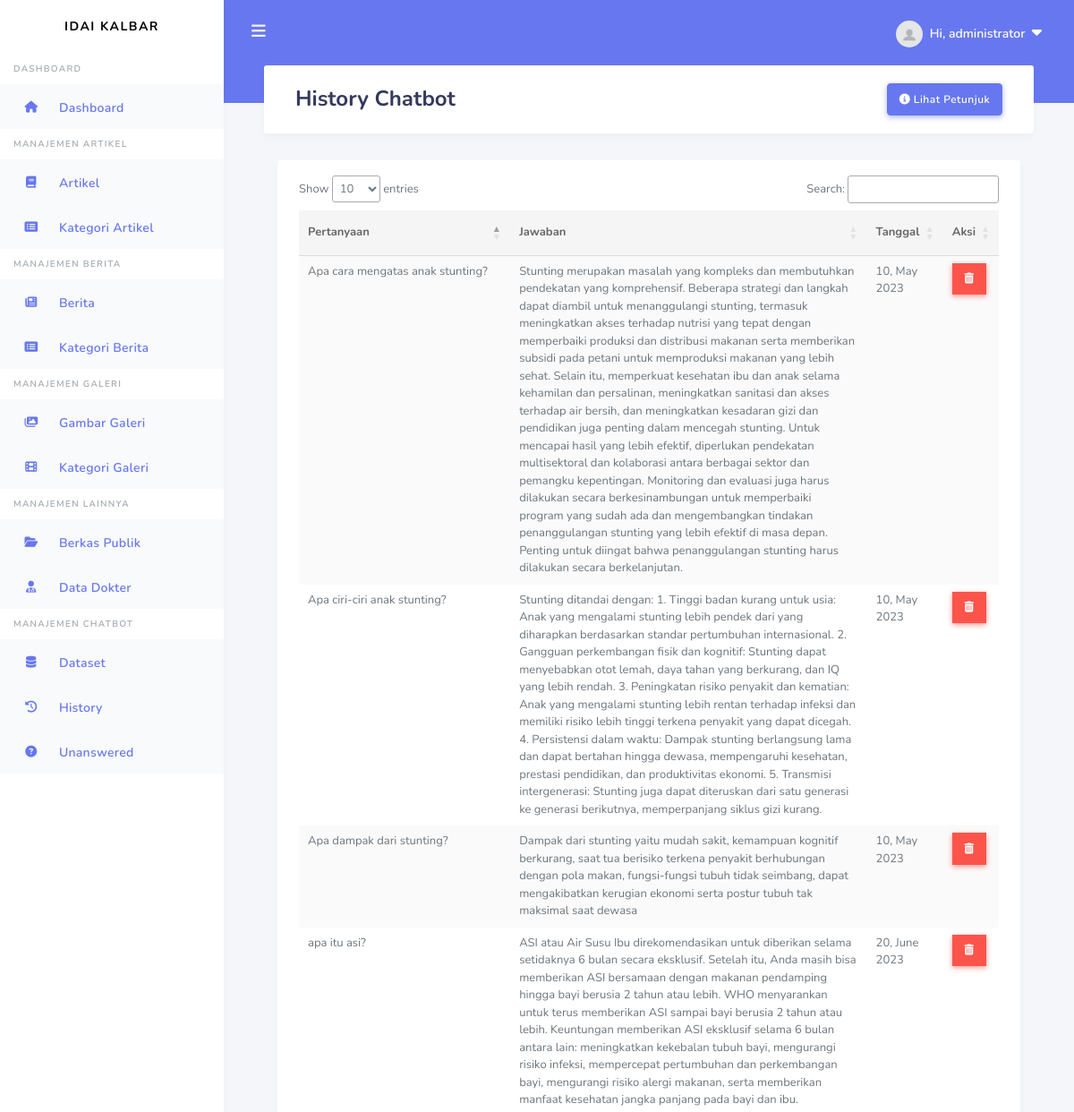
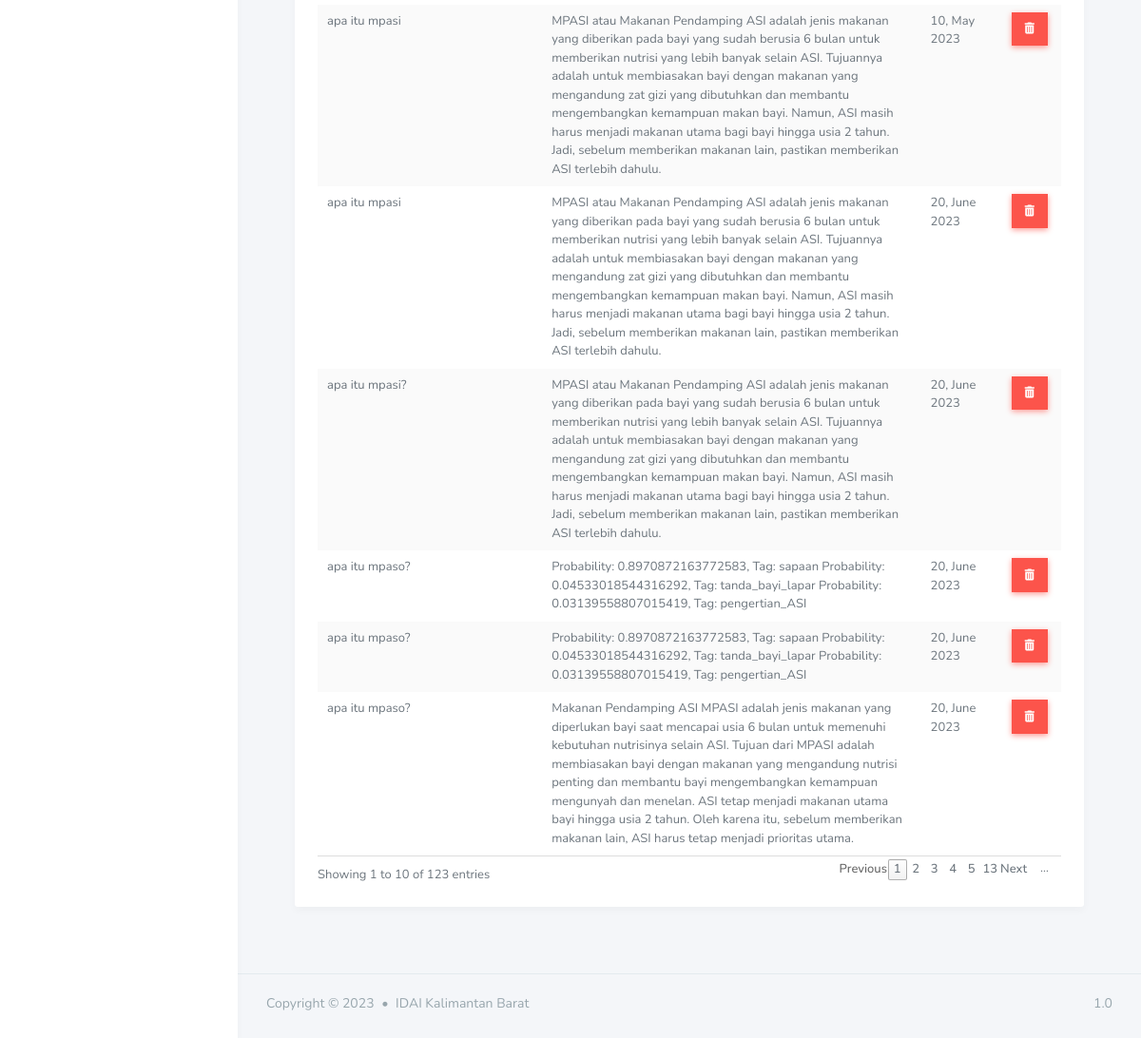
/admin/history (signed in), run on the app's committed database (2 pictures, top to bottom).
### apps/models.py (models this page shows, shortened)
class User(db.Model, UserMixin):
    id = db.Column(db.Integer, primary_key=True)
    username = db.Column(db.String(20), unique=True, nullable=False)
    email = db.Column(db.String(100), unique=True, nullable=False)
    image_file = db.Column(db.String(20), nullable=False, default='default.jpg')
    password = db.Column(db.String(20), nullable=False)
    articles = db.relationship('Article', backref='author', lazy=True)
    news = db.relationship('News', backref='author', lazy=True)
    galleries = db.relationship('Gallery', backref='author', lazy=True)
    image_galleries = db.relationship('Images_Gallery', backref='author', lazy=True)
    berkas = db.relationship('DataDokter', backref='owner', lazy=True, uselist=False)
    roles_id = db.Column(db.Integer, db.ForeignKey('roles.id'), nullable=False, default=2)

class Message(db.Model):
    id = db.Column(db.Integer, primary_key=True)
    question = db.Column(db.String(300))
    status_data = db.Column(db.Boolean, default=False)
    response = db.Column(db.String(300), default="No Answer")
    date_posted = db.Column(db.DateTime, default=datetime.now())

### apps/chatbot/routes.py (the view)
@chatbot.route("/admin/history")
@login_required
def history():
    messages = Message.query.filter_by(status_data=True).all()
    return render_template('users/admin/chatbot/history.html', messages=messages, title='History Chatbot')

### apps/models.py (called while the page is built)
@login_manager.user_loader
def load_user(user_id):
    return User.query.get(int(user_id))

### apps/templates/users/admin/chatbot/history.html (shortened to what this page needs)
{% extends "layouts/base_dashboard.html" %}
{% block header %}
<div class="container">
    <h1> {{ title }}</h1>
    <button type="button" class="btn btn-primary float-right" data-toggle="modal" data-target="#modalll">
        <i class="fa-solid fa-circle-info"></i>&nbsp;Lihat Petunjuk
    </button>
</div>
{% endblock header %}
{% block content %}
<div class="container">
    <div class="row">
      <div class="col-12 col-md-12 col-lg-12">
        <div class="card">
          <section class="section m-4">
            <table id="data" class="table table-striped table-hover">
                <thead>
                    <tr>
                        <th scope="col">Pertanyaan</th>
                        <th scope="col">Jawaban</th>
                        <th scope="col">Tanggal</th>
                        <th scope="col">Aksi</th>
                    </tr>
                    </thead>
                    <tbody>
                    {% for m in messages %}
                    <tr>
                        <td>{{ m.question }}</td>
                        <td>{{ m.response }}</td>
                        <td>{{ m.date_posted.strftime("%d, %B %Y") }}</td>
                        <td>
                            <div>
                                <button class="btn btn-danger btn-md rounded-0" type="button" data-placement="top" title="Delete" data-toggle="modal" data-target="#deleteModal{{m.id}}"><i class="fa-solid fa-trash-can"></i></button>
                            </div>
                        </td>
                    </tr>
                    {% endfor %}
                    </tbody>
            </table>
          </section>
        </div>
      </div>
    </div>
</div>
{% endblock content%}

### apps/templates/includes/header.html (shortened to what this page needs)
<div class="navbar-bg"></div>
    <nav class="navbar navbar-expand-lg main-navbar">
      <form class="form-inline mr-auto">
        <ul class="navbar-nav mr-3">
          <li><a href="#" data-toggle="sidebar" class="nav-link nav-link-lg"><i class="fas fa-bars"></i></a></li>
        </ul>
      </form>
      <ul class="navbar-nav navbar-right">
        <li class="dropdown"><a href="#" data-toggle="dropdown" class="nav-link notification-toggle nav-link-lg nav-link-user"><img src="{{ url_for ('static', filename='assets/img/profile_pics/default.jpg') }}" alt="" class="rounded-circle mr-1">
          <div class="d-sm-none d-lg-inline-block">Hi, {{ current_user.username}} &nbsp;<small><i class="fa-solid fa-caret-down"></i></small></div></a>
        </li>
      </ul>
    </nav>

### data on the page
User: username "administrator"
Message: question "Apa ciri-ciri anak stunting?", response "Stunting ditandai dengan: 1. Tinggi badan kurang untuk usia: Anak yang mengalami stunting lebih pendek dari yang diharapkan berdasarkan standar pertumbuhan internasional. 2. Gangguan perkembangan fisik dan kognitif: Stunting dapat menyebabkan otot lemah, daya tahan yang berkurang, dan IQ yang lebih rendah. 3. Peningkatan risiko penyakit dan kematian: Anak yang mengalami stunting lebih rentan terhadap infeksi dan memiliki risiko lebih tinggi terkena penyakit yang dapat dicegah. 4. Persistensi dalam waktu: Dampak stunting berlangsung lama dan dapat bertahan hingga dewasa, mempengaruhi kesehatan, prestasi pendidikan, dan produktivitas ekonomi. 5. Transmisi intergenerasi: Stunting juga dapat…", date_posted "10, May 2023"
Message: question "Apa dampak dari stunting?", response "Dampak dari stunting yaitu mudah sakit, kemampuan kognitif berkurang, saat tua berisiko terkena penyakit berhubungan dengan pola makan, fungsi-fungsi tubuh tidak seimbang, dapat mengakibatkan kerugian ekonomi serta postur tubuh tak maksimal saat dewasa", date_posted "10, May 2023"
Message: question "Apa cara mengatas anak stunting?", response "Stunting merupakan masalah yang kompleks dan membutuhkan pendekatan yang komprehensif. Beberapa strategi dan langkah dapat diambil untuk menanggulangi stunting, termasuk meningkatkan akses terhadap nutrisi yang tepat dengan memperbaiki produksi dan distribusi makanan serta memberikan subsidi pada petani untuk memproduksi makanan yang lebih sehat. Selain itu, memperkuat kesehatan ibu dan anak selama kehamilan dan persalinan, meningkatkan sanitasi dan akses terhadap air bersih, dan meningkatkan kesadaran gizi dan pendidikan juga penting dalam mencegah stunting. Untuk mencapai hasil yang lebih efektif, diperlukan pendekatan multisektoral dan kolaborasi antara berbagai sektor dan pemangku…", date_posted "10, May 2023"
Message: question "apa itu mpasi", response "MPASI atau Makanan Pendamping ASI adalah jenis makanan yang diberikan pada bayi yang sudah berusia 6 bulan untuk memberikan nutrisi yang lebih banyak selain ASI. Tujuannya adalah untuk membiasakan bayi dengan makanan yang mengandung zat gizi yang dibutuhkan dan membantu mengembangkan kemampuan makan bayi. Namun, ASI masih harus menjadi makanan utama bagi bayi hingga usia 2 tahun. Jadi, sebelum memberikan makanan lain, pastikan memberikan ASI terlebih dahulu.", date_posted "10, May 2023"
Message: question "apa itu asi?", response "ASI atau Air Susu Ibu direkomendasikan untuk diberikan selama setidaknya 6 bulan secara eksklusif. Setelah itu, Anda masih bisa memberikan ASI bersamaan dengan makanan pendamping hingga bayi berusia 2 tahun atau lebih. WHO menyarankan untuk terus memberikan ASI sampai bayi berusia 2 tahun atau lebih. Keuntungan memberikan ASI eksklusif selama 6 bulan antara lain: meningkatkan kekebalan tubuh bayi, mengurangi risiko infeksi, mempercepat pertumbuhan dan perkembangan bayi, mengurangi risiko alergi makanan, serta memberikan manfaat kesehatan jangka panjang pada bayi dan ibu.", date_posted "20, June 2023"
Message: question "apa itu mpaso?", response "Probability: 0.8970872163772583, Tag: sapaan Probability: 0.04533018544316292, Tag: tanda_bayi_lapar Probability: 0.03139558807015419, Tag: pengertian_ASI", date_posted "20, June 2023"
Message: question "apa itu mpaso?", response "Probability: 0.8970872163772583, Tag: sapaan Probability: 0.04533018544316292, Tag: tanda_bayi_lapar Probability: 0.03139558807015419, Tag: pengertian_ASI", date_posted "20, June 2023"
Message: question "apa itu mpaso?", response "Makanan Pendamping ASI MPASI adalah jenis makanan yang diperlukan bayi saat mencapai usia 6 bulan untuk memenuhi kebutuhan nutrisinya selain ASI. Tujuan dari MPASI adalah membiasakan bayi dengan makanan yang mengandung nutrisi penting dan membantu bayi mengembangkan kemampuan mengunyah dan menelan. ASI tetap menjadi makanan utama bayi hingga usia 2 tahun. Oleh karena itu, sebelum memberikan makanan lain, ASI harus tetap menjadi prioritas utama.", date_posted "20, June 2023"
Message: question "apa itu mpasi", response "MPASI atau Makanan Pendamping ASI adalah jenis makanan yang diberikan pada bayi yang sudah berusia 6 bulan untuk memberikan nutrisi yang lebih banyak selain ASI. Tujuannya adalah untuk membiasakan bayi dengan makanan yang mengandung zat gizi yang dibutuhkan dan membantu mengembangkan kemampuan makan bayi. Namun, ASI masih harus menjadi makanan utama bagi bayi hingga usia 2 tahun. Jadi, sebelum memberikan makanan lain, pastikan memberikan ASI terlebih dahulu.", date_posted "20, June 2023"
Message: question "apa itu mpasi?", response "MPASI atau Makanan Pendamping ASI adalah jenis makanan yang diberikan pada bayi yang sudah berusia 6 bulan untuk memberikan nutrisi yang lebih banyak selain ASI. Tujuannya adalah untuk membiasakan bayi dengan makanan yang mengandung zat gizi yang dibutuhkan dan membantu mengembangkan kemampuan makan bayi. Namun, ASI masih harus menjadi makanan utama bagi bayi hingga usia 2 tahun. Jadi, sebelum memberikan makanan lain, pastikan memberikan ASI terlebih dahulu.", date_posted "20, June 2023"

### other printed values
{{ title }} "History Chatbot"
